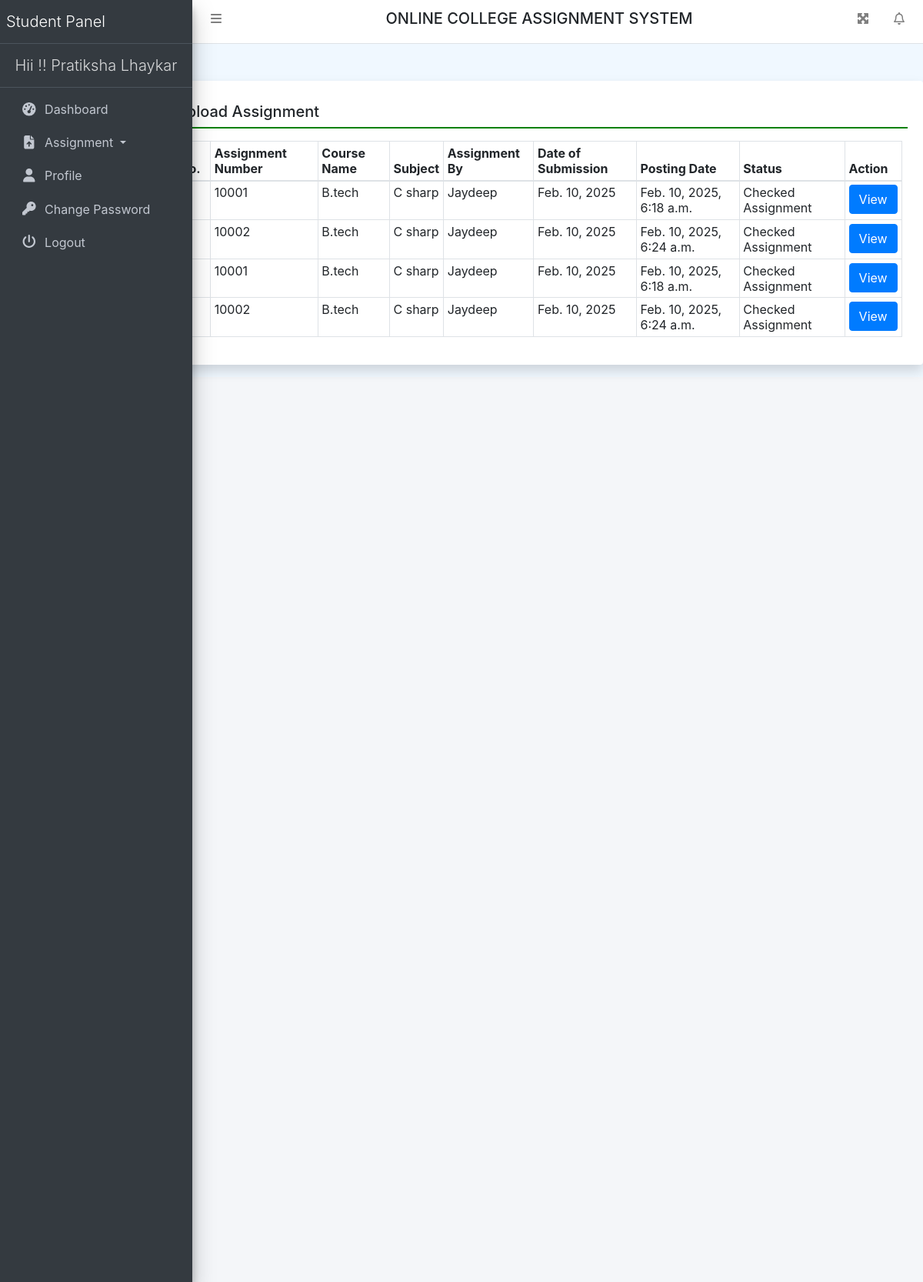
The app's page /uploadAssignment (signed in) with its own data.
### collegeAssignment/models.py (models this page shows, shortened)
class Uploadass(models.Model):
    assignment = models.ForeignKey(Assigment, on_delete=models.CASCADE)
    userdetail = models.ForeignKey(UserDetail, on_delete=models.CASCADE)
    Assdesc = models.CharField(max_length=300, null=True)
    AnswerFile = models.FileField(null=True)
    SubmitDate = models.DateField(null=True)
    Marks = models.CharField(max_length=100, null=True)
    Remarks = models.CharField(max_length=250, null=True)
    UpdationDate = models.DateField(null=True)

class Assigment(models.Model):
    teacher = models.ForeignKey(Teacher, on_delete=models.CASCADE)
    course = models.ForeignKey(Course, on_delete=models.CASCADE)
    subject = models.ForeignKey(Subject, on_delete=models.CASCADE)
    AssignmentNumber = models.IntegerField(null=True)
    AssignmentTitle = models.CharField(max_length=150, null=True)
    AssignmentDescription = models.CharField(max_length=300, null=True)
    SubmissionDate = models.DateField(null=True)
    AssignmentMarks = models.CharField(max_length=150, null=True)
    AssignmentFile = models.FileField(max_length=200, null=True)
    CreationDate = models.DateTimeField(auto_now_add=True)

class Course(models.Model):
    BranchName = models.CharField(max_length=150, null=True)
    CourseName = models.CharField(max_length=200, null=True)
    CreationDate = models.DateTimeField(auto_now_add=True)

class Subject(models.Model):
    course = models.ForeignKey(Course, on_delete=models.CASCADE)
    SubjectFullname = models.CharField(max_length=200, null=True)
    SubjectShortname = models.CharField(max_length=50, null=True)
    SubjectCode = models.CharField(max_length=50, null=True)
    CreationDate = models.DateTimeField(auto_now_add=True)

class Teacher(models.Model):
    users = models.ForeignKey(User, on_delete=models.CASCADE)
    EmpID = models.IntegerField(null=True)
    MobileNumber = models.CharField(max_length=15, null=True)
    Gender = models.CharField(max_length=50, null=True)
    Dob = models.DateField(null=True)
    course = models.ForeignKey(Course, on_delete=models.CASCADE)
    Religion = models.CharField(max_length=100, null=True)
    Address = models.CharField(max_length=300, null=True)
    ProfilePic = models.FileField(max_length=200, null=True)
    JoiningDate = models.DateTimeField(auto_now_add=True)

### collegeAssignment/views.py (the view)
# urls.py: path('uploadAssignment', uploadAssignment, name='uploadAssignment'),
def uploadAssignment(request):
    if not request.user.is_authenticated:
        return redirect('student_login')
    uploadAssign = Uploadass.objects.filter(SubmitDate__isnull=False)
    return render(request, 'uploadAssignment.html', locals())

### collegeAssignment/templates/uploadAssignment.html
{% extends 'studentHeader.html' %}
{% block main %}
<div class="card shadow mt-5 offset-2">
    <div class="card-body">
        <h5 class="p-2" style="border-bottom: 2px solid green;">Upload Assignment</h5>
        <div class="container-fluid mt-3">
            <table class="table table-bordered table-sm">
                <thead>
                <tr>
                    <th>S No.</th>
                    <th>Assignment Number</th>
                    <th>Course Name</th>
                    <th>Subject</th>
                    <th>Assignment By</th>
                    <th>Date of Submission</th>
                    <th>Posting Date</th>
                    <th>Status</th>
                    <th>Action</th>
                </tr>
                </thead>
                <tbody>
                {% for i in uploadAssign %}
                <tr>
                    <td>{{forloop.counter}}</td>
                    <td>{{i.assignment.AssignmentNumber}}</td>
                    <td>{{i.assignment.course.CourseName}}</td>
                    <td>{{i.assignment.subject.SubjectFullname}}</td>
                    <td>{{i.assignment.teacher.users.first_name}}</td>
                    <td>{{i.SubmitDate}}</td>
                    <td>{{i.assignment.CreationDate}}</td>
                    {% if i.Marks == None %}
                    <td>Unchecked Assignment</td>
                    {% else %}
                    <td>Checked Assignment</td>
                    {% endif %}
                    <td><a href="{% url 'viewsubmitAssign' i.id %}" class="btn btn-primary">View</a></td>
                </tr>
                {% endfor %}
                </tbody>
            </table>
        </div>
    </div>
</div>
{% endblock %}

### collegeAssignment/templates/studentHeader.html (shortened to what this page needs)
{% load static %}
<html>
<head runat="server">
    <link href="{% static 'css/bootstrap.css' %}" rel="stylesheet"/>
    <link href="{% static 'css/all.css' %}" rel="stylesheet"/>
    <link href="{% static 'css/adminlte.css' %}" rel="stylesheet"/>
    <link href="{% static 'css/OverlayScrollbars.css' %}" rel="stylesheet"/>
    <link rel="stylesheet" href="https://cdn.datatables.net/1.10.23/css/jquery.dataTables.min.css">
    <link rel="stylesheet" href="https://cdn.datatables.net/buttons/1.6.5/css/buttons.dataTables.min.css">
    <link rel="stylesheet"
          href="https://cdn.jsdelivr.net/npm/bootstrap-select@1.13.14/dist/css/bootstrap-select.min.css">
</head>
<body class="hold-transition sidebar-mini layout-fixed layout-navbar-fixed layout-footer-fixed">
<nav class="main-header navbar navbar-expand navbar-white navbar-light">
    <ul class="navbar-nav">
        <li class="nav-item">
            <a class="nav-link" data-widget="pushmenu" href="#" role="button"><i class="fas fa-bars"></i></a>
        </li>
    </ul>
    <h5 class="text-center text-uppercase" style="width:100%;">Online College Assignment System</h5>
    <ul class="navbar-nav ml-auto">
        <li class="nav-item">
            <a class="nav-link" data-widget="fullscreen" href="#" role="button">
                <i class="fas fa-expand-arrows-alt"></i>
            </a>
        </li>
        <li class="nav-item dropdown">
            <a class="nav-link" data-toggle="dropdown" href="#">
                <i class="far fa-bell fas-shake animated"></i>
            </a>
        </li>
    </ul>
</nav>
<aside class="main-sidebar sidebar-dark-primary elevation-4">
    <a href="{% url 'sdashboard' %}" class="brand-link">
        <span class="brand-text font-weight-light">Student Panel</span>
    </a>
    <a href="{% url 'sdashboard' %}" class="brand-link">
        <center><span
                class="brand-text font-weight-light">Hii !! {{request.user.first_name}} {{request.user.last_name}} </span>
        </center>
    </a>
    <div class="sidebar">
        <nav class="mt-2">
            <ul class="nav nav-pills nav-sidebar flex-column" data-widget="treeview" role="menu" data-accordion="false">
                <li class="nav-item"><a href="{% url 'sdashboard' %}" class="nav-link">
                    <i class="nav-icon fas fa-tachometer-alt"></i>
                    <p>Dashboard</p>
                </a></li>
                <li class="nav-item dropdown">
                    <a class="nav-link dropdown-toggle" href="#" id="navbarDropdown"
                       role="button" data-toggle="dropdown" aria-haspopup="true"
                       aria-expanded="false"> <i class="nav-icon fas fa-file-upload"></i> Assignment </a>
                </li>
                <li class="nav-item"><a href="{% url 'studentProfile' %}" class="nav-link">
                    <i class="nav-icon fas fa-user"></i>
                    <p>Profile</p>
                </a></li>
                <li class="nav-item"><a href="{% url 'studentchangePassword' %}" class="nav-link">
                    <i class="nav-icon fas fa-key"></i>
                    <p>Change Password</p>
                </a></li>
                <li class="nav-item"><a href="/logout" class="nav-link">
                    <i class="nav-icon fas fa-power-off"></i>
                    <p>Logout</p>
                </a></li>
            </ul>
        </nav>
    </div>
</aside>
{% block main %}
{% endblock %}
<div class="content-wrapper"></div>

### collegeAssignment/static/css/all.css (style rules this page uses)
.fa-bars:before { content: "\f0c9"; }
.fa-bell:before { content: "\f0f3"; }
.fa-key:before { content: "\f084"; }
.fa-power-off:before { content: "\f011"; }
.fa-user:before { content: "\f007"; }

### collegeAssignment/static/css/OverlayScrollbars.css (style rules this page uses)
.os-host, .os-host-textarea { position: relative; overflow: visible !important; -webkit-box-orient: vertical; -webkit-box-direction: normal; -ms-flex-direction: column; flex-direction: column; -ms-flex-wrap: nowrap; flex-wrap: nowrap; -webkit-box-pack: start; -ms-flex-pack: start; justify-content: flex-start; -ms-flex-line-pack: start; align-content: flex-start; -webkit-box-align: start; -ms-flex-align: start; -ms-grid-row-align: flex-start; align-items: flex-start; }

### collegeAssignment/templates/studentHeader.html (style rules this page uses)
body { background-color: aliceblue; }

### records on screen
Uploadass: assignment.AssignmentNumber "10001", assignment.course.CourseName "B.tech", assignment.subject.SubjectFullname "C sharp", assignment.teacher.users.first_name "Jaydeep", SubmitDate "Feb. 10, 2025", assignment.CreationDate "Feb. 10, 2025, 6:18 a.m.", Marks "Checked Assignment"
Uploadass: assignment.AssignmentNumber "10002", assignment.course.CourseName "B.tech", assignment.subject.SubjectFullname "C sharp", assignment.teacher.users.first_name "Jaydeep", SubmitDate "Feb. 10, 2025", assignment.CreationDate "Feb. 10, 2025, 6:24 a.m.", Marks "Checked Assignment"
Uploadass: assignment.AssignmentNumber "10001", assignment.course.CourseName "B.tech", assignment.subject.SubjectFullname "C sharp", assignment.teacher.users.first_name "Jaydeep", SubmitDate "Feb. 10, 2025", assignment.CreationDate "Feb. 10, 2025, 6:18 a.m.", Marks "Checked Assignment"
Uploadass: assignment.AssignmentNumber "10002", assignment.course.CourseName "B.tech", assignment.subject.SubjectFullname "C sharp", assignment.teacher.users.first_name "Jaydeep", SubmitDate "Feb. 10, 2025", assignment.CreationDate "Feb. 10, 2025, 6:24 a.m.", Marks "Checked Assignment"

### other values on screen
{{ request.user.first_name }} "Pratiksha"
{{ request.user.last_name }} "Lhaykar"
